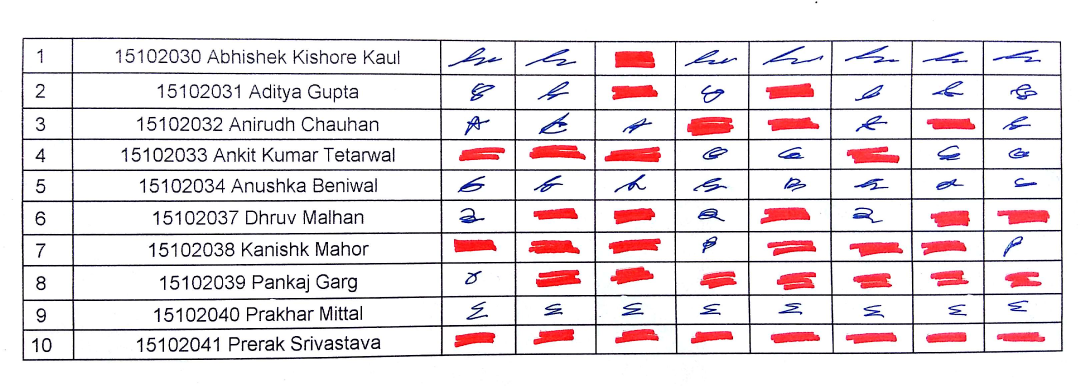
#> input picture phase_III/images/cam02.jpg, 3240 x 1156 px, found by its file name (shown at 1/3 size)
$ python MAINauto.py   (Python 2 division)
#> lines starting #> are read from the running program, lines starting #| are printed output that depends on the picture; after the words box and inside, x2 and y2 are one past the last pixel; in counts of white or black regions, pixels touching at a corner belong together
### finalEval/PyTesser/pytesser.py
"""OCR in Python using the Tesseract engine from Google
http://code.google.com/p/pytesser/
by Michael J.T. O'Kelly
V 0.0.1, 3/10/07"""

import Image
import subprocess

import util
import errors

tesseract_exe_name = 'tesseract' # Name of executable to be called at command line
scratch_image_name = "temp.bmp" # This file must be .bmp or other Tesseract-compatible format
scratch_text_name_root = "temp" # Leave out the .txt extension
cleanup_scratch_flag = True  # Temporary files cleaned up after OCR operation

def call_tesseract(input_filename, output_filename):
	"""Calls external tesseract.exe on input file (restrictions on types),
	outputting output_filename+'txt'"""
	args = [tesseract_exe_name, input_filename, output_filename]
	proc = subprocess.Popen(args)
	retcode = proc.wait()
	if retcode!=0:
		errors.check_for_errors()

def image_to_string(im, cleanup = cleanup_scratch_flag):
	"""Converts im to file, applies tesseract, and fetches resulting text.
	If cleanup=True, delete scratch files after operation."""
	try:
		util.image_to_scratch(im, scratch_image_name)
		call_tesseract(scratch_image_name, scratch_text_name_root)
		text = util.retrieve_text(scratch_text_name_root)
	finally:
		if cleanup:
			util.perform_cleanup(scratch_image_name, scratch_text_name_root)
	return text

# [18 lines left out: function image_file_to_string, not called in this run]


# [13 lines that do not run on import are left out]

### perspTrans/util.py
"""Utility functions for processing images for delivery to Tesseract"""

import os

def image_to_scratch(im, scratch_image_name):
	"""Saves image in memory to scratch file.  .bmp format will be read correctly by Tesseract"""
	im.save(scratch_image_name, dpi=(200,200))

# [5 lines left out: function retrieve_text, not called in this run]

def perform_cleanup(scratch_image_name, scratch_text_name_root):
	"""Clean up temporary files from disk"""
	for name in (scratch_image_name, scratch_text_name_root + '.txt', "tesseract.log"):
		try:
			os.remove(name)
		except OSError:
			pass

### midEval2/MAINauto.py
import cv2
import numpy as np
# from fpt import four_point_transform
import PyTesser.pytesser as pyt
from PIL import Image
import time

def show(str, im):
    H,W=(480.0,300.0)
##    H,W=(480.0*0.8,300.0*0.8)
    l = len(im.shape)
    if l == 3:
        [h, w, x] = im.shape;
    else:
        [h, w, ] = im.shape;
    # print h,w
    if h > H or w > W:
        x = [H / h, W / w];
        # print x
        x = max(x)
        if x < 1.0:
            im = cv2.resize(im, (0, 0), fx=x, fy=x)
    cv2.imshow(str, im);
# [10 lines left out: function change, not called in this run]
def order_points(pts):
    pts = np.array(pts, dtype="float32")
    ##    print pts
    rect = np.zeros((4, 2), dtype="float32")
    s = pts.sum(axis=1)
    rect[0] = pts[np.argmin(s)]
    rect[2] = pts[np.argmax(s)]
    diff = np.diff(pts, axis=1)
    ##    print diff
    rect[1] = pts[np.argmin(diff)]
    rect[3] = pts[np.argmax(diff)]
    return rect
def four_point_transform(image, pts):
    ##    print pts
    rect = order_points(pts)
    (tl, tr, br, bl) = rect
    ##    print rect

    widthA = np.sqrt(((br[0] - bl[0]) ** 2) + ((br[1] - bl[1]) ** 2))
    widthB = np.sqrt(((tr[0] - tl[0]) ** 2) + ((tr[1] - tl[1]) ** 2))
    maxWidth = max(int(widthA), int(widthB))

    heightA = np.sqrt(((tr[0] - br[0]) ** 2) + ((tr[1] - br[1]) ** 2))
    heightB = np.sqrt(((tl[0] - bl[0]) ** 2) + ((tl[1] - bl[1]) ** 2))
    maxHeight = max(int(heightA), int(heightB))

    ##    print maxWidth,maxHeight
    dst = np.array([
        [0, 0],
        [maxWidth - 1, 0],
        [maxWidth - 1, maxHeight - 1],
        [0, maxHeight - 1]], dtype="float32")

    ##    print dst
    M = cv2.getPerspectiveTransform(rect, dst)
    warped = cv2.warpPerspective(image, M, (maxWidth, maxHeight))
    ##    cv2.imshow('warped',warped)
    ##    cv2.waitKey(0)
    return warped
# [42 lines left out: function findRegion, not called in this run]
def findLargestContourIndex(contours):
    maxIndex = 0;
    maxArea = cv2.contourArea(contours[0]);
    for i in range(0, len(contours)):
        r = cv2.boundingRect(contours[i]);
        area = r[2] * r[3];
        # print area
        if area > maxArea:
            maxIndex = i;
            maxArea = area;
    # print maxArea;
    # print maxIndex
    # print len(contours)
    return maxIndex;
# [12 lines left out: function showEachCell, not called in this run]
def findAttendance(im,imGrid,days,noOfStudents):
    contours, hier = cv2.findContours(imGrid.copy(), cv2.RETR_CCOMP, cv2.CHAIN_APPROX_SIMPLE)
    contours = arrangeCells(imGrid,contours)
    studentDetails = [];
    studentAttend = np.zeros(noOfStudents, dtype=np.uint8);
    boundFlag = False #to check for outer boundary
    for I,c in enumerate(contours):
        time.sleep(0.1)
        # print i
        r = cv2.boundingRect(c)
        roi = im[r[1]:r[1] + r[3], r[0]:r[0] + r[2]];
##        print imGrid.size
##        print r[2]*r[3]
        if imGrid.size / (r[2]*r[3]) < 2:
            boundFlag = True
            continue
# [8 lines of commented-out code are left out]
        if boundFlag == True:
            i=I-1
        else:
            i=I
        if i % days == 0: #Serial Number
            pass;
        elif i % days == 1:
##            time.sleep(0.)
##            show('Image', roi);
##            cv2.waitKey(0);
            roi = cv2.resize(roi, (0, 0), fx=2, fy=2)
##            text='student %d'%(i/days)
            text = pyt.image_to_string(Image.fromarray(np.array(roi, dtype='uint8')), cleanup=True)
            text = text.lstrip();
            text = text.rstrip();
            studentDetails.append(text);
            print text,
            print ': ',
        else:
            if checkPresent(roi):
                studentAttend[i/days]+=1

    return studentDetails, studentAttend
def getLargestContour(im):
    contours, hier = cv2.findContours(im.copy(), cv2.RETR_CCOMP, cv2.CHAIN_APPROX_SIMPLE)
    maxIndex = findLargestContourIndex(contours);
    maxPt = tuple(contours[maxIndex][0][0])
    # # print maxPt
    # cv2.circle(img,maxPt,1,(0,255,0),thickness=2,lineType=-1);
    h,w=im.shape
    mask = np.zeros((h + 2, w + 2), np.uint8)
    cv2.floodFill(im, mask, maxPt, 127);
    # [9 lines of commented-out code are left out]
    im = cv2.inRange(im, 127, 127);
    return im;
# engine=pyttsx.init()

def findGrid(img):
    gray = cv2.cvtColor(img, cv2.COLOR_BGR2GRAY);
    h, w = gray.shape;
    ret, temp = cv2.threshold(gray, 127, 255, cv2.THRESH_BINARY);
##    show('Image', gray)
##    cv2.waitKey(0);

    # kernel=np.ones((1,1),dtype=np.uint8);
    # temp=cv2.erode(temp,kernel,iterations=1);
    # show('Image', temp);
    # cv2.waitKey(0);
    # cv2.drawContours(img, contours, -1, (0,255,0), 2)
    # show('Image',img);
    # cv2.waitKey(0);

    temp = abs(255 - temp);

    imGrid = getLargestContour(temp);

    imGrid = abs(255 - imGrid);

##    show('Image',imGrid)
##    cv2.waitKey(0);

    kernel = np.ones((25, 25), dtype=np.uint8);
    imGrid = cv2.erode(imGrid, kernel, iterations=1);
##    mask = np.zeros((h + 2, w + 2), np.uint8)
##    cv2.floodFill(imGrid,mask,(0,0),0);

    return imGrid

# [19 lines left out: function checkPresent, not called in this run]

def arrangeCells(im,contours):
    centroids = []
    Ky=im.shape[0]/10
    Kx=37
    for c in contours:
        r=cv2.boundingRect(c)
        pt=(r[0]+r[2]/2,r[1]+r[3]/2)
        centroids.append(pt)
    for i in range(0,len(centroids)):
        for j in range(0,len(centroids)-1):
            if centroids[j][1]/Ky > centroids[j+1][1]/Ky :
               temp=centroids[j]
               centroids[j]=centroids[j+1]
               centroids[j+1]=temp
               temp=contours[j]
               contours[j]=contours[j+1]
               contours[j+1]=temp
    for i in range(0,len(centroids)):
        for j in range(0,len(centroids)-1):
            if centroids[j][0]/Kx>centroids[j+1][0]/Kx and centroids[j][1]/Ky==centroids[j+1][1]/Ky :
               temp=centroids[j]
               centroids[j]=centroids[j+1]
               centroids[j+1]=temp
               temp=contours[j]
               contours[j]=contours[j+1]
               contours[j+1]=temp
    return contours

def simplify(im,imGrid):

    imGrid = 255-imGrid
    contours,ret=cv2.findContours(imGrid.copy(),cv2.RETR_LIST,cv2.CHAIN_APPROX_SIMPLE)
    contours = sorted(contours, key = cv2.contourArea, reverse = True)[:5]
    peri = cv2.arcLength(contours[0],True)
    approx = cv2.approxPolyDP(contours[0], 0.1 * peri, True)
    pts=approx.flatten()
##    cv2.rectangle(imGrid,(pts[0],pts[1]),(pts[4],pts[5]),127,100)
    print pts
    pts=([pts[0],pts[1]],[pts[2],pts[3]],[pts[4],pts[5]],[pts[6],pts[7]])

##    show('Image', imGrid)
##    cv2.waitKey(0);

    imGrid = four_point_transform(imGrid.copy(), pts)
    im = four_point_transform(im.copy(), pts)

##    show('Image', imGrid)
##    cv2.waitKey(0);

    return im,imGrid

if __name__ == '__main__':

    cv2.destroyAllWindows()

    days=7;noOfStudents=10;
    img = cv2.imread('images//cam02.jpg');
#> img is the input picture: shape (1156, 3240, 3); mean B, G, R 227.7, 224.8, 233.3
    show('Image', img)
    cv2.waitKey(0);

    imGrid=findGrid(img)
#> in findGrid, `ret, temp = cv2.threshold(gray, 127, 255, cv2.THRESH_BINARY);`:
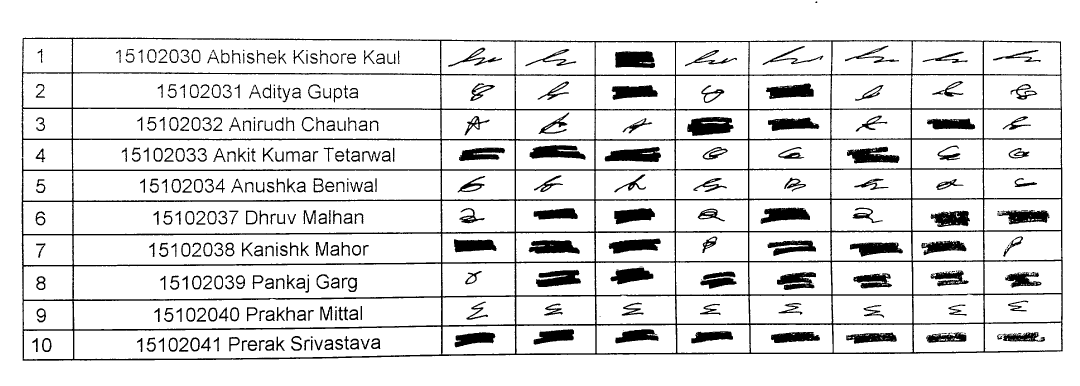
#> temp: shape (1156, 3240) (shown at 1/3 size); 88.3% white; 372 black regions (42 under 20 px), largest, box (x1, y1, x2, y2) and area: (65, 113, 3188, 1082) 177351, (2062, 351, 2201, 408) 5842, (1814, 440, 1983, 486) 5416
#> in findGrid, `temp = abs(255 - temp);`:
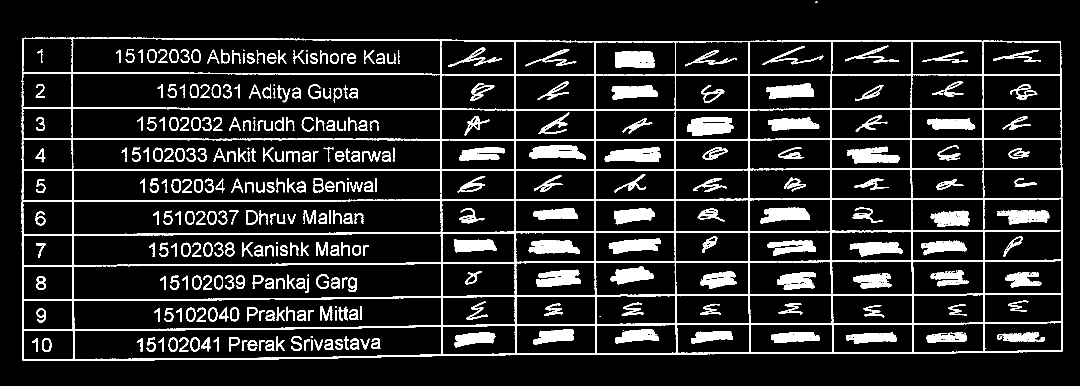
#> temp: shape (1156, 3240) (shown at 1/3 size); 11.7% white; 372 white regions (42 under 20 px)
#> in getLargestContour, `contours, hier = cv2.findContours(im.copy(), cv2.RETR_CCOMP, cv2.CHAIN..`: contours = 1184 contours, 586 with area under 20; largest, box (x1, y1, x2, y2) and area: (65, 113, 3188, 1082) 2943210, (217, 219, 1323, 327) 113164, (218, 115, 1322, 223) 110720, (220, 790, 1325, 900) 109896, (219, 602, 1324, 703) 105943
#> in findLargestContourIndex, `maxArea = cv2.contourArea(contours[0]);`: maxArea = 138
#> the loop in findLargestContourIndex, `for i in range(0, len(contours)):` made 1184 passes
#> (r, area, maxArea) on passes 1, 2, 5, 20, 34, 40, 51: ((725, 1021, 17, 32), 544, 544), ((795, 1020, 28, 32), 896, 896), ((743, 1020, 29, 33), 957, 957), ((126, 1014, 29, 42), 1218, 1218), ((688, 1011, 31, 43), 1333, 1333), ((874, 1008, 32, 44), 1408, 1408), ((2538, 998, 152, 33), 5016, 5016)
#> after the loop in findLargestContourIndex, `for i in range(0, len(contours)):`: maxArea = 3026187; maxIndex = 1083
#> in getLargestContour, `maxPt = tuple(contours[maxIndex][0][0])`: maxPt = (75, 113)
#> in findGrid, `imGrid = cv2.erode(imGrid, kernel, iterations=1);`:
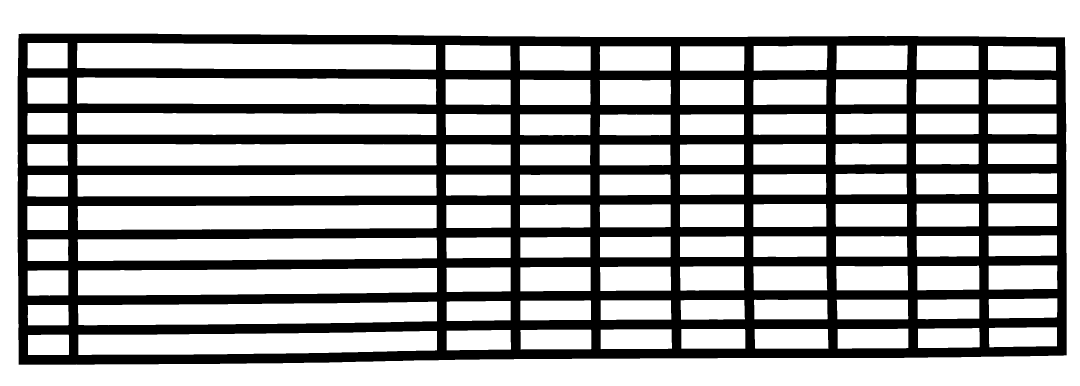
#> imGrid: shape (1156, 3240) (shown at 1/3 size); 68.3% white; 1 black region, box (x1, y1, x2, y2) and area: (53, 101, 3200, 1094) 1188957

    img,imGrid = simplify(img,imGrid)
#> in simplify, `contours,ret=cv2.findContours(imGrid.copy(),cv2.RETR_LIST,cv2.CHAIN_AP..`: contours = 101 contours; largest, box (x1, y1, x2, y2) and area: (53, 101, 3200, 1094) 3056806, (230, 231, 1310, 315) 84146, (230, 128, 1309, 210) 81870, (233, 803, 1312, 887) 81203, (232, 614, 1311, 691) 77308; ret = 101 rows, first 6: [1, -1, -1, -1], [2, 0, -1, -1], [3, 1, -1, -1], [4, 2, -1, -1], [5, 3, -1, -1], [6, 4, -1, -1]
#> in simplify, `contours = sorted(contours, key = cv2.contourArea, reverse = True)[:5]`: contours = 5 contours; box (x1, y1, x2, y2) and area: (53, 101, 3200, 1094) 3056806, (230, 231, 1310, 315) 84146, (230, 128, 1309, 210) 81870, (233, 803, 1312, 887) 81203, (232, 614, 1311, 691) 77308
#> in simplify, `peri = cv2.arcLength(contours[0],True)`: peri = 8256.1
#> in simplify, `approx = cv2.approxPolyDP(contours[0], 0.1 * peri, True)`: approx = [[56, 102], [56, 1093], [3199, 1065], [3194, 112]]
#> in simplify, `pts=approx.flatten()`: pts = [56, 102, 56, 1093, 3199, 1065, 3194, 112]
#| [  56  102   56 1093 3199 1065 3194  112]
#> in simplify, `pts=([pts[0],pts[1]],[pts[2],pts[3]],[pts[4],pts[5]],[pts[6],pts[7]])`: pts = ([56, 102], [56, 1093], [3199, 1065], [3194, 112])
#> in order_points, `pts = np.array(pts, dtype="float32")`: pts = [[56, 102], [56, 1093], [3199, 1065], [3194, 112]]
#> in order_points, `s = pts.sum(axis=1)`: s = [158, 1149, 4264, 3306]
#> in order_points, `diff = np.diff(pts, axis=1)`: diff = [46, 1037, -2134, -3082]
#> in four_point_transform, `rect = order_points(pts)`: rect = [[56, 102], [3194, 112], [3199, 1065], [56, 1093]]
#> in four_point_transform, `(tl, tr, br, bl) = rect`: tl = [56, 102]; tr = [3194, 112]; br = [3199, 1065]; bl = [56, 1093]
#> in four_point_transform, `widthA = np.sqrt(((br[0] - bl[0]) ** 2) + ((br[1] - bl[1]) ** 2))`: widthA = 3143.1
#> in four_point_transform, `widthB = np.sqrt(((tr[0] - tl[0]) ** 2) + ((tr[1] - tl[1]) ** 2))`: widthB = 3138
#> in four_point_transform, `maxWidth = max(int(widthA), int(widthB))`: maxWidth = 3143
#> in four_point_transform, `heightA = np.sqrt(((tr[0] - br[0]) ** 2) + ((tr[1] - br[1]) ** 2))`: heightA = 953
#> in four_point_transform, `heightB = np.sqrt(((tl[0] - bl[0]) ** 2) + ((tl[1] - bl[1]) ** 2))`: heightB = 991
#> in four_point_transform, `dst = np.array([ [0, 0], [maxWidth - 1, 0], [maxWidth - 1, maxHeight -..`: dst = [[0, 0], [3142, 0], [3142, 990], [0, 990]]
#> in four_point_transform, `M = cv2.getPerspectiveTransform(rect, dst)`: M = [[0.962, -5.92e-18, -53.9], [-0.00319, 1, -101.8], [-1.22e-05, 1.67e-06, 1]]
#> in four_point_transform, `warped = cv2.warpPerspective(image, M, (maxWidth, maxHeight))`:
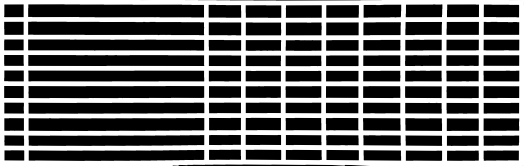
#> warped: shape (991, 3143) (shown at 1/6 size); min 0, max 255, mean 98.6

    show('Image', img)
#> call 2 of show, with str = 'Image'
#> in show (call 2), `im = cv2.resize(im, (0, 0), fx=x, fy=x)`:
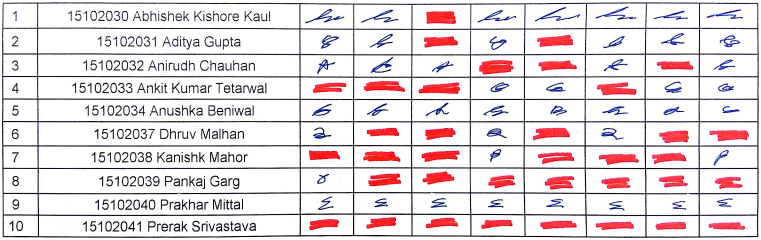
#> im: shape (480, 1522, 3) (shown at 1/2 size); mean of channels 0, 1, 2 221.4, 217.8, 228.5; drawn as B, G, R
    cv2.waitKey(0);

    days=days+2;

##    showEachCell(img,imGrid) #select and show each cell
    studentDetails,studentAttend= findAttendance(img,imGrid,days,noOfStudents); #find Attendance
#> in findAttendance, `contours, hier = cv2.findContours(imGrid.copy(), cv2.RETR_CCOMP, cv2.C..`: contours = 101 contours; largest, box (x1, y1, x2, y2) and area: (0, 0, 3143, 991) 3106801, (168, 129, 1225, 212) 81884, (168, 25, 1225, 105) 79882, (171, 708, 1226, 786) 78896, (170, 516, 1226, 590) 75186
#> the loop in arrangeCells, `for c in contours:` made 101 passes
#> (r, pt) on passes 1 to 8: ((0, 0, 3143, 991), (1571, 495)), ((2682, 903, 191, 63), (2777, 934)), ((2435, 903, 218, 62), (2544, 934)), ((2901, 902, 213, 63), (3007, 933)), ((2181, 901, 226, 63), (2294, 932)), ((26, 901, 120, 63), (86, 932)), ((1958, 899, 196, 63), (2056, 930)), ((1715, 899, 216, 62), (1823, 930))
#> after the loop in arrangeCells, `for c in contours:`: centroids = 101 pairs, first value 83 to 3009, second value 64 to 934
#> the loop in arrangeCells, `for i in range(0,len(centroids)):` made 101 passes
#> the loop in findAttendance, `for I,c in enumerate(contours):` made 2 passes
#> (I, r, i) on pass 2: (1, (168, 25, 1057, 80), 1)
#> pass 1, in findAttendance, `roi = im[r[1]:r[1] + r[3], r[0]:r[0] + r[2]];`:
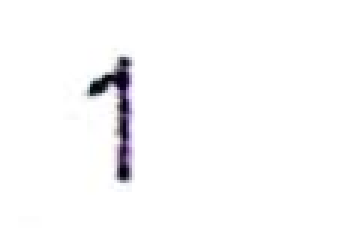
#> roi: shape (78, 117, 3) (shown 3 times larger); mean of channels 0, 1, 2 250.4, 249.7, 250; drawn as B, G, R
#> pass 2, in findAttendance, `roi = im[r[1]:r[1] + r[3], r[0]:r[0] + r[2]];`:
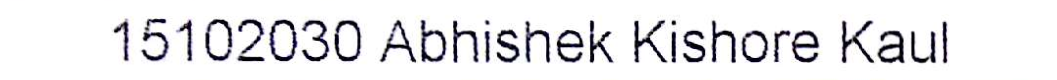
#> roi: shape (80, 1057, 3); mean of channels 0, 1, 2 232.9, 231, 231.5; drawn as B, G, R
#> after the loop in findAttendance, `for I,c in enumerate(contours):`: studentAttend = [0, 0, 0, 0, 0, 0, 0, 0, 0, 0]; studentDetails = []
#> (the run stopped early here; a loop or call above may not have finished)
